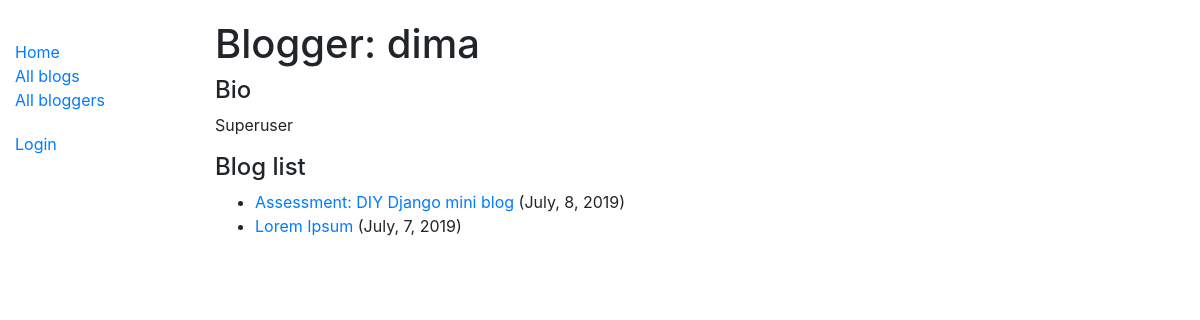
/blog/blogger/1/, run on the app's committed database.
### blog/models.py (models this page shows, shortened)
class Author(models.Model):
	user = models.ForeignKey(User, on_delete=models.SET_NULL, null=True)
	bio = models.TextField(max_length=500)
	class Meta:
		ordering = ['user']

class Post(models.Model):
	title = models.CharField(max_length=100)
	body = models.TextField()
	created_at = models.DateTimeField(auto_now_add=True)
	author = models.ForeignKey(Author, on_delete=models.SET_NULL, null=True)
	def format_created_at(self):
		return self.created_at.strftime('%B, %-d, %Y')
	def get_absolute_url(self):
		return reverse('post-detail', args=[str(self.id)])
	class Meta:
		ordering = ['-created_at']

### blog/views.py (the view)
# urls.py: path('blogger/<int:pk>/', views.AuthorDetailView.as_view(), name='author-detail'),
class AuthorDetailView(generic.DetailView):
	model = Author

### blog/templates/blog/author_detail.html (shortened to what this page needs)
{% extends "base_generic.html" %}
{% block content %}
	<h1>Blogger: {{ author.user.username }}</h1>
	<h4>Bio</h4>
	<p>{{ author.bio }}</p>
	<h4>Blog list</h4>
	{% if author.post_set.all %}
		<ul>
			{% for post in author.post_set.all %}
				<li>
					<a href="{{ post.get_absolute_url }}">{{ post.title }}</a> ({{ post.format_created_at }})
				</li>
			{% endfor %}
		</ul>
	{% else %}
		<p>There are no posts by this author.</p>
	{% endif %}
{% endblock %}

### blog/static/css/styles.css (style rules this page uses)
body { margin-top: 20px; }

### data on the page
Author: user.username "dima", bio "Superuser"
Post: title "Assessment: DIY Django mini blog", format_created_at "July, 8, 2019"
Post: title "Lorem Ipsum", format_created_at "July, 7, 2019"
